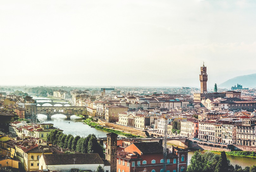
//> input picture IPCVLab_EDU/LectureComputerVision/week12/florence-1.bmp, 256 x 172 px, shrunk from 809 x 543 before the run
$ ./week11   (built with g++ and OpenCV 4)
//> lines starting //> are read from the running program, lines starting //| are printed output that depends on the picture
### IPCVLab_EDU/LectureComputerVision/week12/SIFT_Descriptor.h
#pragma once
#include "SIFT.h"

class SIFT_Desc
{
public:
	SIFT_Desc(float discriptor[8])
	{
		for(int i = 0; i <8; ++i)
			this->discriptor[i] = discriptor[i];
	}
	float discriptor[8];
};

class SIFT_Descriptor
{
public:
	std::vector<SIFT_Desc> SIFT_DescVec;
	void FindDominantOrientation(SIFT &sift);
	void MakeDescriptor(SIFT &sift);
};

### IPCVLab_EDU/LectureComputerVision/week12/SIFT.h
#pragma once
#include "opencv2\opencv.hpp"
#include <vector>

class keyPoint
{
public:
	keyPoint(int y, int x, int oct, double sig) : y(y), x(x), octave(oct), sigma(sig){}
	int y;
	int x;
	int octave;
	double sigma;
	float dominantOrient;
};

class Octave
{
public:
	cv::Mat gauImage[6];
	cv::Mat DoG[5];
	int octave;
};

class SIFT
{
public:
	std::vector<Octave> octaveVec;
	std::vector<keyPoint> keyPointVec;
	double sig[6];
public:
	void InitSig();
	void MakeOctaveImg(cv::Mat& org);
	void DOG();
	void FindKeyPoint();
	void DrawKeyPoint(cv::Mat &dst);
	int GetSigmaIdx(float sigma)
	{
		for(int i = 0; i < 6; ++i)
			if(sigma == sig[i])
				return i;
	}
};

### IPCVLab_EDU/LectureComputerVision/week12/SIFT_Descriptor.cpp
#include "SIFT_Descriptor.h"

void SIFT_Descriptor::FindDominantOrientation(SIFT &sift )
{
	// 에지 히스토그램 개수
	const int SIFT_ORI_HIST_BINS = 36;
	for(int i = 0; i < sift.keyPointVec.size(); ++i)
	{
		keyPoint &key = sift.keyPointVec[i];

		/*
		컴퓨터비전 256p
		Hess가 구현한 방법에서는 1.5 x 3 x Sigma를 반올림하여 w를 구한 후
		(2w+1) x (2w+1)의 윈도우를 사용하였다.
		*/
		int radius = 1.5 * 3 * key.sigma;


		std::vector<float> orient;
		std::vector<float> mag;

		// Octave와 Sigma에 맞는 영상으로 처리
		int sigmaIdx = sift.GetSigmaIdx(key.sigma);
		const cv::Mat &img = sift.octaveVec[key.octave].gauImage[sigmaIdx];
		for(int h = -radius; h <= radius; ++h )
		{
			int y = key.y + h;
			if( y <= 0 || y >= img.rows - 1 )
				continue;
			for(int w = -radius; w <= radius; w++ )
			{
				int x = key.x + w;
				if( x <= 0 || x >= img.cols - 1 )
					continue;

				// 픽셀별 dx와 dy를 계산하시오.
				float dx = (float)(img.at<uchar>(y, x+1) - img.at<uchar>(y, x-1));
				float dy = (float)(img.at<uchar>(y+1, x) - img.at<uchar>(y-1, x));

				cv::Mat Mag(cv::Size(1,1), CV_32FC1);
				cv::Mat Angle(cv::Size(1,1), CV_32FC1);

				/*
					CV_EXPORTS_W void cartToPolar(InputArray x, InputArray y,
                              OutputArray magnitude, OutputArray angle,
                              bool angleInDegrees = false)
					x : dx
					y : dy
					magnitude : 에지 크기
					angle : 에지 방향
				*/
				// 에지 방향과 에지 크기를 계산하시오.
				cv::cartToPolar(dx, dy, Mag, Angle, true);

				orient.push_back(Angle.at<double>(0));
				mag.push_back(Mag.at<double>(0));
			}
		}

		float hist[SIFT_ORI_HIST_BINS] = {0, };
		for(int s = 0; s < orient.size(); ++s)
		{
			//bin = 10도 간격으로 양자화된 에지 방향 값
			int bin = cvRound((SIFT_ORI_HIST_BINS/360.f)*orient[s]);
			if( bin >= SIFT_ORI_HIST_BINS )
				bin -= SIFT_ORI_HIST_BINS;
			if( bin < 0 )
				bin += SIFT_ORI_HIST_BINS;
			// 히스토그램의 값을 에지의 방향과 강도의 곱으로 계산
			hist[bin] += (1 * mag[s]);
		}

		//
		float maxval = hist[0];
		float maxOri = 0;
		// 값이 최대인 히스토그램 값을 Dominant Orienation으로 설정
		for( i = 1; i < SIFT_ORI_HIST_BINS; i++ )
		{
			if(maxval < hist[i])
			{
				maxval = hist[i];
				maxOri = i;
			}
		}

		key.dominantOrient = maxOri;
	}
}

void SIFT_Descriptor::MakeDescriptor(SIFT &sift)
{
	// 에지 히스토그램 개수
	const int SIFT_ORI_HIST_BINS = 8;
	for(int i = 0; i < sift.keyPointVec.size(); ++i)
	{
		keyPoint &key = sift.keyPointVec[i];
		/*
		컴퓨터비전 257p
		Hess가 구현한 방법에서는 siz를 3 x sigma로 설정하였다.
		*/
		int siz =  3 * key.sigma;


		// 36개로 양자화하여 10도씩 에지 히스토그램을 만들어기 때문에
		// 원래 에지를 계산하기 위해서 10을 곱해줌
		float orientation = key.dominantOrient * 10;

		cv::Point beginPoint = cv::Point(key.x - (2 * siz), key.y - (2 * siz));
		cv::Point endPoint = cv::Point(key.x + (2 * siz), key.y + (2 * siz));

		// Octave와 Sigma에 맞는 영상으로 처리
		int sigmaIdx = sift.GetSigmaIdx(key.sigma);
		const cv::Mat &img = sift.octaveVec[key.octave].gauImage[sigmaIdx];

		// 중점에서 회전하는 복합 행렬을 구하시오.
		/*
		CV_EXPORTS_W Mat getRotationMatrix2D( Point2f center, double angle, double scale );
		center : 중점 ? cv::Point로 넘김 ex) cv::Point(centerX, centerY)
		angle : 회전 방향
		scale : 스케일(실습에서는 1)
		*/
		cv::Mat m = cv::getRotationMatrix2D(cv::Point2f(img.cols/2, img.rows/2), orientation, 1);

		for(int h = beginPoint.y; h < endPoint.y; h+= siz)
		{
			for(int w = beginPoint.x; w < endPoint.x; w+= siz)
			{
				std::vector<float> orient;
				std::vector<float> mag;
				for(int h2 = h; h2 < h + siz; h2++)
				{
					for(int w2 = w; w2 < w + siz; w2++)
					{
						cv::Mat orgIdx(cv::Size(1,2), CV_32FC1);

						orgIdx.at<float>(0) = h2;
						orgIdx.at<float>(1) = w2;

						// 복합 동차 행렬 계산
						int rotationIdxY = int(orgIdx.at<float>(0) * m.at<double>(0) + orgIdx.at<float>(1) * m.at<double>(1) + m.at<double>(2));
						int rotationIdxX = int(orgIdx.at<float>(0) * m.at<double>(3) + orgIdx.at<float>(1) * m.at<double>(4) + m.at<double>(5));

						if( rotationIdxX > 0 && rotationIdxX < img.cols - 1
							& rotationIdxY > 0 && rotationIdxY < img.rows - 1 )
						{
							// 픽셀별 dx와 dy를 계산하시오.(rotationIdxY와 rotationIdxX를 이용하세요.)
							float dx = (float)(img.at<uchar>(rotationIdxY, rotationIdxX+1) - img.at<uchar>(rotationIdxY, rotationIdxX-1));
							float dy = (float)(img.at<uchar>(rotationIdxY+1, rotationIdxX) - img.at<uchar>(rotationIdxY-1, rotationIdxX));

							cv::Mat Mag(cv::Size(1,1), CV_32FC1);
							cv::Mat Angle(cv::Size(1,1), CV_32FC1);

							/*
							CV_EXPORTS_W void cartToPolar(InputArray x, InputArray y,
								  OutputArray magnitude, OutputArray angle,
								bool angleInDegrees = false)
							x : dx
							y : dy
							magnitude : 에지 크기
							angle : 에지 방향
							*/
							cv::cartToPolar(dx, dy, Mag, Angle, true);

							orient.push_back(Angle.at<double>(0));
							mag.push_back(Mag.at<double>(0));
						}
					}
				}


				float hist[SIFT_ORI_HIST_BINS] = {0, };
				for(int s = 0; s < orient.size(); ++s)
				{
					//bin = 8단계로 양자화된 에지 방향 값
					int bin = cvRound((SIFT_ORI_HIST_BINS/360.f)*orient[s]);
					if( bin >= SIFT_ORI_HIST_BINS )
						bin -= SIFT_ORI_HIST_BINS;
					if( bin < 0 )
						bin += SIFT_ORI_HIST_BINS;

					hist[bin] += (1 * mag[s]);

				//std::cout<< "hist: " << hist[bin] << std::endl;
				}

				float sum_of_hist = 0;
				// 정규화
				for(int quant_radius=0; quant_radius < SIFT_ORI_HIST_BINS; ++quant_radius)
				{
					sum_of_hist += hist[quant_radius];
				}

				for(int quant_radius=0; quant_radius< SIFT_ORI_HIST_BINS; ++quant_radius)
				{
					if(sum_of_hist!=0)
						hist[quant_radius] /= sum_of_hist;
				}

				SIFT_Desc des(hist);
				SIFT_DescVec.push_back(des);
			}
		}
	}
}

### IPCVLab_EDU/LectureComputerVision/week12/SIFT.cpp
#include "SIFT.h"
#include <string>
void SIFT::InitSig()
{
	sig[0] = 1.6;
	for(int i = 1; i < 6; ++i)
	{
		sig[i] = sig[i-1] * 1.26;
	}
}


void SIFT::MakeOctaveImg(cv::Mat& org)
{
	// 첫번째 영상은 스무딩인 적용되었다고 가정함
	Octave oct;
	oct.octave = octaveVec.size();
	org.copyTo(oct.gauImage[0]);

	// 이외의 이미지에 해당하는 시그마 만큼 가우시안 적용
	/*
	CV_EXPORTS_W void GaussianBlur( InputArray src, OutputArray dst, Size ksize,
                                double sigmaX, double sigmaY = 0,
                                int borderType = BORDER_DEFAULT );
	src - 원본 영상(org)
	dst - 결과 영상(oct.gauImage array)
	ksize - 커널 사이즈
	sigmaX - sigma(sig array)
	*/
	for(int i = 1; i < 6; ++i)
	{
		// 첫번째 이미지 이외의 이미지에 해당하는 시그마 만큼 가우시안 적용하시오.
		cv::GaussianBlur(org, oct.gauImage[i], cv::Size(), sig[i]);
	}

	octaveVec.push_back(oct);
}

void SIFT::DOG()
{
	Octave &oct = octaveVec[octaveVec.size()-1];
	for(int i = 1; i < 6; ++i)
	{
		// oct.gauImage array를 이용하여 oct.DoG array에 DOG를 생성하시오.
		oct.DoG[i-1] = oct.gauImage[i-1] - oct.gauImage[i];
	}
}

void SIFT::FindKeyPoint()
{
	int octIdx = octaveVec.size()-1;
	Octave &oct = octaveVec[octIdx];

	for(int o = 1; o <= 3; ++o)
	{
		for(int h = 1; h < oct.DoG[o].rows - 1; ++h)
		{
			for(int w = 1; w < oct.DoG[o].cols - 1; ++w)
			{
				// 특징점의 값에 문턱값을 적용하여
				// 너무 작은 값은 배제
				if(oct.DoG[o].at<uchar>(h,w) <= 11)
					continue;
				int max_v = oct.DoG[o].at<uchar>(h,w);
				int min_v = oct.DoG[o].at<uchar>(h,w);

				for(int o2 = o-1; o2 <= o+1; ++o2)
				{
					for(int h2 = h - 1; h2 <= h + 1; ++h2)
					{
						for(int w2 = w - 1; w2 <= w + 1; ++w2)
						{
							if(o == o2 && h == h2 && w == w2)
								continue;

							if(oct.DoG[o2].at<uchar>(h2,w2) > max_v)
							{
								max_v = oct.DoG[o2].at<uchar>(h2,w2);
							}

							if(oct.DoG[o2].at<uchar>(h2,w2) < min_v)
							{
								min_v = oct.DoG[o2].at<uchar>(h2,w2);
							}
						}
					}
				}
				//최댓, 최솟값이 현재 좌표이면 키포인트(특징점)으로 판단
				if(max_v == oct.DoG[o].at<uchar>(h,w))
					keyPointVec.push_back(keyPoint(h, w, octIdx, sig[o]));
				if(min_v == oct.DoG[o].at<uchar>(h,w))
					keyPointVec.push_back(keyPoint(h, w, octIdx, sig[o]));
			}
		}
	}
}

// [8 lines left out: function DrawKeyPoint, not called in this run]

### IPCVLab_EDU/LectureComputerVision/week12/week11.cpp
#include "SIFT.h"
#include "SIFT_Descriptor.h"
using namespace cv;
using namespace std;

void main()
{
	Mat image1;
	Mat image2;

	/// Load image
	image1 = imread("florence-1.bmp", CV_LOAD_IMAGE_GRAYSCALE);
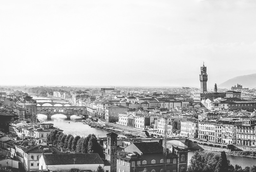
//> image1: 172 rows x 256 cols, CV_8UC1; min 34, max 255, mean 190.2
	image2 = imread("florence-2.bmp", CV_LOAD_IMAGE_GRAYSCALE);
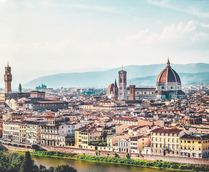
//> input picture IPCVLab_EDU/LectureComputerVision/week12/florence-2.bmp, 209 x 172 px, shrunk from 662 x 543 before the run
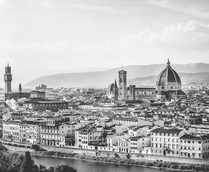
//> image2: 172 rows x 209 cols, CV_8UC1; min 22, max 255, mean 182

	Mat dst;
	Mat dst2;
	cvtColor(image1, dst, CV_GRAY2BGR);
	cvtColor(image2, dst2, CV_GRAY2BGR);

	SIFT sift;
	cv::GaussianBlur(image1, image1, cv::Size(0, 0), 1.6, 1.6);
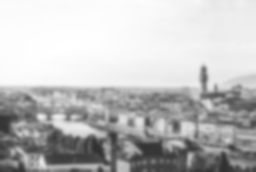
//> image1: 172 rows x 256 cols, CV_8UC1; min 48, max 255, mean 190.2

	sift.InitSig();
	sift.MakeOctaveImg(image1);
	sift.DOG();
	sift.FindKeyPoint();
//> after the loop in FindKeyPoint, `for(int o = 1; o <= 3; ++o)`: keyPointVec = 11 items

	SIFT sift2;
	cv::GaussianBlur(image2, image2, cv::Size(0, 0), 1.6, 1.6);
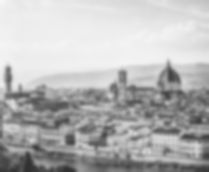
//> image2: 172 rows x 209 cols, CV_8UC1; min 49, max 247, mean 182

	sift2.InitSig();
	sift2.MakeOctaveImg(image2);
	sift2.DOG();
	sift2.FindKeyPoint();


	for(int i = 0; i < 3; ++i)
	{
		int octIdx = sift.octaveVec.size()-1;
		Octave &oct = sift.octaveVec[octIdx];

		cv::Mat resizeMat;
		resize(oct.gauImage[3], resizeMat, cv::Size(oct.gauImage[3].cols/2, oct.gauImage[3].rows/2));
		sift.MakeOctaveImg(resizeMat);
		sift.DOG();
		sift.FindKeyPoint();
	}

	for(int i = 0; i < 3; ++i)
	{
		int octIdx = sift2.octaveVec.size()-1;
		Octave &oct2 = sift2.octaveVec[octIdx];

		cv::Mat resizeMat;
		resize(oct2.gauImage[3], resizeMat, cv::Size(oct2.gauImage[3].cols/2, oct2.gauImage[3].rows/2));
		sift2.MakeOctaveImg(resizeMat);
		sift2.DOG();
		sift2.FindKeyPoint();
	}
//> this loop made 3 passes
//> pass 1, `resize(oct2.gauImage[3], resizeMat, cv::Size(oct2.gauImage[3].cols/2, ..`:
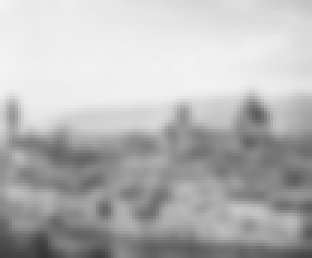
//> resizeMat: 86 rows x 104 cols, CV_8UC1 (shown 3 times larger); min 54, max 243, mean 182
//> pass 3, `resize(oct2.gauImage[3], resizeMat, cv::Size(oct2.gauImage[3].cols/2, ..`:
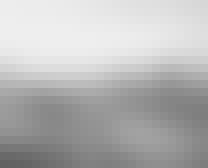
//> resizeMat: 21 rows x 26 cols, CV_8UC1 (shown 8 times larger); min 97, max 238, mean 182.5

	// [5 lines of commented-out code are left out]

	SIFT_Descriptor descriptor;
	descriptor.FindDominantOrientation(sift);
//> the loop in FindDominantOrientation, `for(int i = 0; i < sift.keyPointVec.size(); ++i)` made 1 pass
//> (radius, sigmaIdx) on pass 1: (11, 0)
	descriptor.MakeDescriptor(sift);
//> the loop in MakeDescriptor, `for(int i = 0; i < sift.keyPointVec.size(); ++i)` made 11 passes
//> (siz, orientation, beginPoint, endPoint, m) on passes 1, 2, 3, 5, 6, 7, 8: (7, 270, Point(27, 103), Point(55, 131), [[-1.84e-16, -1, 214], [1, -1.84e-16, -42]]), (7, 1.4e-44, Point(176, 142), Point(204, 170), [[1, 2.45e-46, -2.1e-44], [-2.45e-46, 1, 3.13e-44]]), (7, 1.4e-44, Point(176, 143), Point(204, 171), [[1, 2.45e-46, -2.1e-44], [-2.45e-46, 1, 3.13e-44]]), (9, 1.4e-44, Point(23, 143), Point(59, 179), [[1, 2.45e-46, -2.1e-44], [-2.45e-46, 1, 3.13e-44]]), (9, 1.4e-44, Point(22, 144), Point(58, 180), [[1, 2.45e-46, -2.1e-44], [-2.45e-46, 1, 3.13e-44]]), (9, 1.4e-44, Point(23, 144), Point(59, 180), [[1, 2.45e-46, -2.1e-44], [-2.45e-46, 1, 3.13e-44]]), (9, 1.4e-44, Point(24, 144), Point(60, 180), [[1, 2.45e-46, -2.1e-44], [-2.45e-46, 1, 3.13e-44]])
//> (siz, orientation, beginPoint, endPoint, key.sigma, m) on pass 4: (9, 1.4e-44, Point(22, 143), Point(58, 179), 3.2, [[1, 2.45e-46, -2.1e-44], [-2.45e-46, 1, 3.13e-44]])
//> after the loop in MakeDescriptor, `for(int i = 0; i < sift.keyPointVec.size(); ++i)`: SIFT_DescVec = 176 items

	SIFT_Descriptor descriptor2;
	descriptor2.FindDominantOrientation(sift2);
	descriptor2.MakeDescriptor(sift2);


	cout << "(sift.keyPointVec.size()) is " << (sift.keyPointVec.size()) << endl;;
//| (sift.keyPointVec.size()) is 11

	// [12 lines of commented-out code are left out]

	double sum = 0.0;
	double distance = 0.0;
	int KeyPoint1_Idx = 0;
	int KeyPoint2_Idx = 0;

	// [11 lines of commented-out code are left out]
	int count = 0;
	for(int k = 0; k < sift.keyPointVec.size(); k++){
		for(int l = 0; l < sift2.keyPointVec.size(); l++){
			//cout << "descriptor value" << endl;
			for(int i = 0; i < 4; ++i)
			{
				for(int j = 0; j < 4; ++j)
				{
					for(int z = 0; z < 8; ++z)
					{
						double dist = descriptor.SIFT_DescVec[i*4+j+k*4*4].discriptor[z] - descriptor2.SIFT_DescVec[i * 4 + j + l * 4 * 4].discriptor[z];
						sum += pow(dist,2);
						//cout << descriptor.SIFT_DescVec[i * 4 + j].discriptor[z] << ", " << descriptor2.SIFT_DescVec[i * 4 + j].discriptor[z]<<endl;
					}
				}
			}
			distance = sqrt(sum);
			sum = 0.0;

			std::cout <<"distance: " << distance <<  std::endl;
			std::cout << std::endl;

			//조건에 만족된 좌표에 원 그리기(SIFT.cpp의 DrawKeyPoint 함수 참고)
			if(distance < 1){
				count++;
				KeyPoint1_Idx = k;
				KeyPoint2_Idx = l;

				std::cout <<"KeyPoint1_Idx: " << KeyPoint1_Idx <<  std::endl;
				std::cout <<"KeyPoint2_Idx: " << KeyPoint2_Idx <<  std::endl;
				std::cout << std::endl;

				int scale = pow(2, sift.keyPointVec[k].octave);
				circle(dst, cv::Point(sift.keyPointVec[k].x, sift.keyPointVec[k].y)*scale, 3, cv::Scalar(0, 0, 255));


				int scale2 = pow(2, sift2.keyPointVec[l].octave);
				circle(dst2, cv::Point(sift2.keyPointVec[l].x, sift2.keyPointVec[l].y)*scale, 3, cv::Scalar(0, 0, 255));
			}
		}
	}
//> this loop made 11 passes
//> after the loop, sum = 0; distance = 0; count = 0; KeyPoint1_Idx = 0; KeyPoint2_Idx = 0
	cout << "Count is " << count << endl;
//| Count is 0
	imshow("key Point1", dst);
	imshow("key Point2", dst2);

	cvWaitKey();
}
